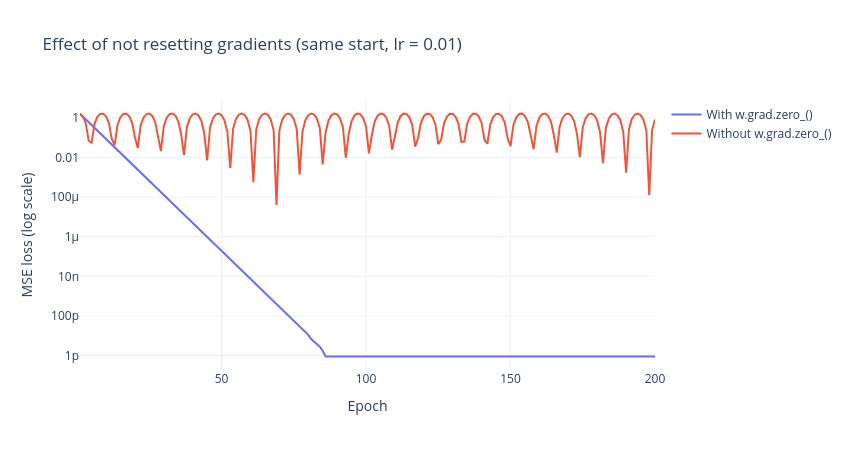

Source (notebook cell):
### Markdown cell above
### A2. What happens without `w.grad.zero_()`

`loss.backward()` does not overwrite `w.grad`; it **adds** the new gradient to whatever is already stored. If step 5 is removed, the value used in epoch $t$ is the sum of every gradient computed so far, not the current one. The run below repeats Challenge A with the same starting weight and learning rate, changing only that line.

### Code cell
w_no_reset, loss_no_reset = train_manual(lr=0.01, epochs=200, reset_grad=False)
print(f"With zero_():    final weight = {w_manual.item():.6f}, final loss = {loss_manual[-1]:.2e}")
print(f"Without zero_(): final weight = {w_no_reset.item():.6f}, final loss = {loss_no_reset[-1]:.2e}")

epochs_axis = list(range(1, 201))
fig = go.Figure()
fig.add_trace(go.Scatter(x=epochs_axis, y=loss_manual, mode="lines", name="With w.grad.zero_()"))
fig.add_trace(go.Scatter(x=epochs_axis, y=loss_no_reset, mode="lines", name="Without w.grad.zero_()"))
fig.update_layout(title="Effect of not resetting gradients (same start, lr = 0.01)",
                  xaxis_title="Epoch", yaxis_title="MSE loss (log scale)",
                  yaxis_type="log", template="plotly_white", width=850, height=450)
fig.show()

### Figure 1 — Plotly figure (JSON) as saved in the notebook; plotly's stock layout.template omitted (floating-point values rounded to 4 significant figures; data arrays with more than 128 entries replaced by an {"elided": "..."} marker saying what was removed)
{"data": [{"mode": "lines", "name": "With w.grad.zero_()", "type": "scatter", "x": {"elided": "200 int values"}, "y": {"elided": "200 float values"}}, {"mode": "lines", "name": "Without w.grad.zero_()", "type": "scatter", "x": {"elided": "200 int values"}, "y": {"elided": "200 float values"}}], "layout": {"height": 450, "title": {"text": "Effect of not resetting gradients (same start, lr = 0.01)"}, "width": 850, "xaxis": {"title": {"text": "Epoch"}}, "yaxis": {"title": {"text": "MSE loss (log scale)"}, "type": "log"}}}
